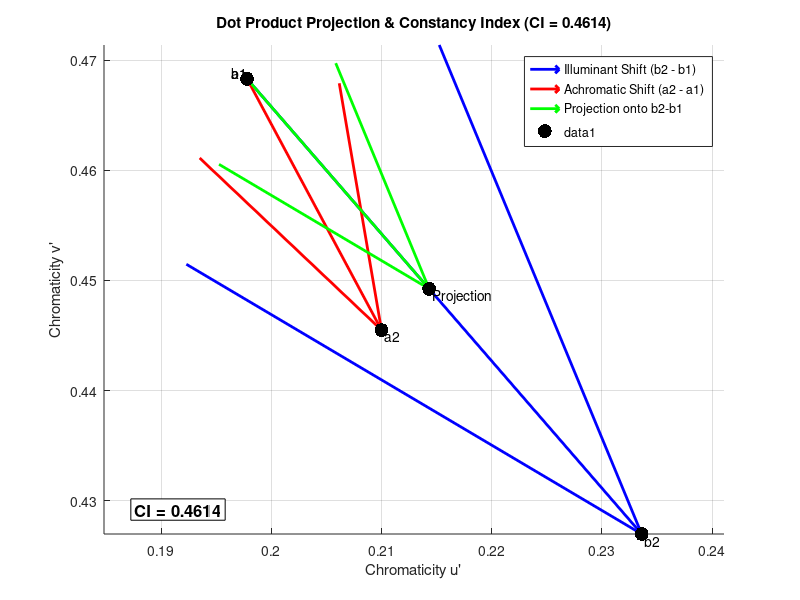

Recreate this plot in MATLAB.
% Define chromaticity coordinates of the reference and test illuminants
b1 = [0.1978, 0.4683];  % Reference illuminant chromaticity
b2 = [0.2336, 0.427]; % Test illuminant chromaticity

% Define achromatic settings under the reference and test illuminants
a1 = [0.1978, 0.4683]; % Observer1s neutral point under reference illuminant
a2 = [0.21    0.4455]; % Observer0s neutral point under test illuminant

% Compute vector differences
delta_b = b2 - b1; % Change in illuminant chromaticity
delta_a = a2 - a1; % Change in achromatic setting

% Compute Constancy Index (CI)
CI = dot(delta_b, delta_a) / norm(delta_b)^2;

% Compute projection of delta_a onto delta_b
projection_scalar = CI; % Since CI is the projection coefficient
projection_vector = projection_scalar * delta_b;

% Compute the projected point
a1_proj = a1 + projection_vector;

% Plot the vectors
figure; hold on; grid on; axis equal;
xlabel('Chromaticity u'''); ylabel('Chromaticity v''');
title(sprintf('Dot Product Projection & Constancy Index (CI = %.4f)', CI));

% Plot illuminant shift vector
quiver(b1(1), b1(2), delta_b(1), delta_b(2), 0, 'b', 'LineWidth', 2, 'MaxHeadSize', 0.5, 'DisplayName', 'Illuminant Shift (b2 - b1)');

% Plot achromatic setting shift vector
quiver(a1(1), a1(2), delta_a(1), delta_a(2), 0, 'r', 'LineWidth', 2, 'MaxHeadSize', 0.5, 'DisplayName', 'Achromatic Shift (a2 - a1)');

% Plot projection vector
quiver(a1(1), a1(2), projection_vector(1), projection_vector(2), 0, 'g', 'LineWidth', 2, 'MaxHeadSize', 0.5, 'DisplayName', 'Projection onto b2-b1');

% Mark points
scatter([b1(1), b2(1), a1(1), a2(1), a1_proj(1)], ...
        [b1(2), b2(2), a1(2), a2(2), a1_proj(2)], 100, 'k', 'filled');

% Add labels for points
text(b1(1), b1(2), ' b1', 'VerticalAlignment', 'bottom', 'HorizontalAlignment', 'right');
text(b2(1), b2(2), ' b2', 'VerticalAlignment', 'top', 'HorizontalAlignment', 'left');
text(a1(1), a1(2), ' a1', 'VerticalAlignment', 'bottom', 'HorizontalAlignment', 'right');
text(a2(1), a2(2), ' a2', 'VerticalAlignment', 'top', 'HorizontalAlignment', 'left');
text(a1_proj(1), a1_proj(2), ' Projection', 'VerticalAlignment', 'top', 'HorizontalAlignment', 'left');

x_limits = xlim;
y_limits = ylim;
x_pos = x_limits(1) + 0.05 * (x_limits(2) - x_limits(1)); % Left 5% margin
y_pos = y_limits(1) + 0.05 * (y_limits(2) - y_limits(1)); % Bottom 5% margin

% Display CI value in the bottom-left corner
text(x_pos, y_pos, sprintf('CI = %.4f', CI), 'FontSize', 12, 'FontWeight', 'bold', ...
     'Color', 'k', 'BackgroundColor', 'w', 'EdgeColor', 'k');

legend;
hold off;

% Display CI value in command window
fprintf('Chromaticity Index (CI): %.4f\n', CI);
